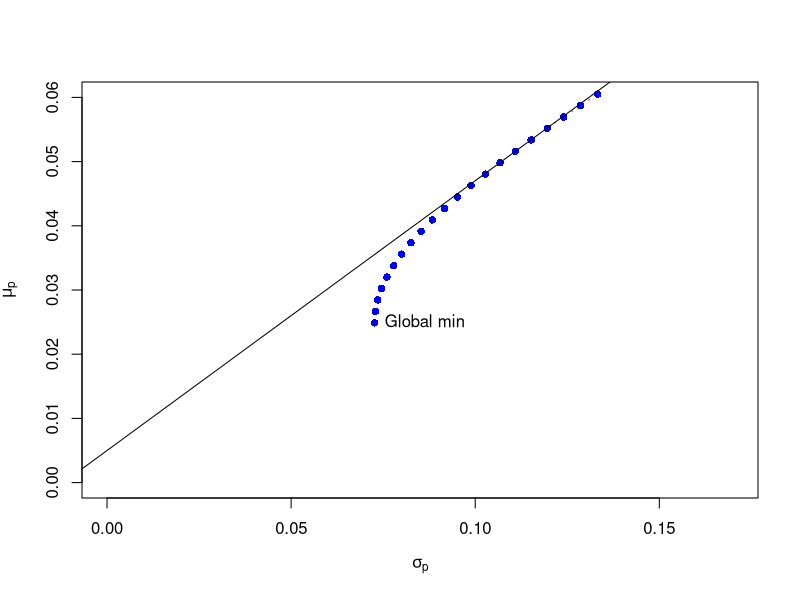

The R script that drew this image:
###we are going to find means, variances and covariances
###for the continuously compounded returns on Microsoft, Nordstrom and Starbucks
###(assets A, B and C) based on sample statistics computed over the
### five-year period January, 1995 through January, 2001




asset.names <- c("MSFT", "NORD", "SBUX")
mu.vec = c(0.0427, 0.0015, 0.0285)
names(mu.vec) = asset.names
sigma.mat = matrix(c(0.0100, 0.0018, 0.0011,0.0018, 0.0109, 0.0026,0.0011, 0.0026, 0.0199),nrow=3, ncol=3)
dimnames(sigma.mat) = list(asset.names, asset.names)

################################################################

x.vec = rep(1,3)/3
names(x.vec) = asset.names
mu.p.x = crossprod(x.vec,mu.vec)
sig2.p.x = t(x.vec)%*%sigma.mat%*%x.vec
sig.p.x = sqrt(sig2.p.x)

#######################################################

y.vec = c(0.8, 0.4, -0.2)
names(x.vec) = asset.names
sig.xy = t(x.vec)%*%sigma.mat%*%y.vec


#################
# now going to fing optimal weight matrix #################### denoted by "m"
########################################## (solve = inverse )

top.mat = cbind(2*sigma.mat, rep(1, 3))
bot.vec = c(rep(1, 3), 0)
Am.mat = rbind(top.mat, bot.vec)
b.vec = c(rep(0, 3), 1)
z.m.mat = solve(Am.mat)%*%b.vec
m.vec = z.m.mat[1:3,1]

###################################################
#####    The expected return on this portfolio,  "mu.gmin" ####
 

mu.gmin = as.numeric(crossprod(m.vec, mu.vec))

######################################
####  The portfolio variance and standard deviation, are sig.gmin and sig2.gmin
 

sig2.gmin = as.numeric(t(m.vec)%*%sigma.mat%*%m.vec)
sig.gmin = sqrt(sig2.gmin)

###############################################################
###############################################################
#####
##### Efficient portfolio with the same expected return and variance as Microsoft  with weight "x"

top.mat = cbind(2*sigma.mat, mu.vec, rep(1, 3))
mid.vec = c(mu.vec, 0, 0)
bot.vec = c(rep(1, 3), 0, 0)
A.mat = rbind(top.mat, mid.vec, bot.vec)
bmsft.vec = c(rep(0, 3), mu.vec["MSFT"], 1)
z.mat = solve(A.mat)%*%bmsft.vec
x.vec = z.mat[1:3,]

#### expected return 
mu.px = as.numeric(crossprod(x.vec, mu.vec))

##### variance  

sig2.px = as.numeric(t(x.vec)%*%sigma.mat%*%x.vec)
sig.px = sqrt(sig2.px)

###############################################################
###############################################################
#####
##### Efficient portfolio with the same expected return and variance as Microsoft  with weight "y"

bsbux.vec = c(rep(0, 3), mu.vec["SBUX"], 1)
z.mat = solve(A.mat)%*%bsbux.vec
y.vec = z.mat[1:3,]

##### Expected return

mu.py = as.numeric(crossprod(y.vec, mu.vec))

##### varinace

sig2.py = as.numeric(t(y.vec)%*%sigma.mat%*%y.vec)
sig.py = sqrt(sig2.py)
sigma.xy = as.numeric(t(x.vec)%*%sigma.mat%*%y.vec)
rho.xy = sigma.xy/(sig.px*sig.py)


###################################################################

#####  Creating an arbitrary frontier portfolio from two efficient portfolios using above "x.vec" and "y.vec"    #####

####    the new frontier portfolio is computed using   "z.vec"

a = 0.5
z.vec = a*x.vec + (1-a)*y.vec

#############################################
#####  The expected return, variance and standard deviation of this portfolio are


mu.pz = as.numeric(crossprod(z.vec, mu.vec))
sig2.pz = as.numeric(t(z.vec)%*%sigma.mat%*%z.vec)
sig.pz = sqrt(sig2.pz)

############################################
##### NOTE ######
### if we take weigth like  "a" and "1-a"  again we get same expected return, variance and standard deviation of this portfolio

# mu.pz = a*mu.px + (1-a)*mu.py
# sig.xy = as.numeric(t(x.vec)%*%sigma.mat%*%y.vec)
# sig2.pz = a^2 * sig2.px + (1-a)^2 * sig2.py + 2*a*(1-a)*sig.xy
# sig.pz = sqrt(sig2.pz)

############################################################################


###### Because mu.pz  = 0???0356 > mu.pm = 0???02489 the frontier portfolio z is an efficient portfolio #################


### now create 



a = seq(from=1, to=-1, by=-0.1)
n.a = length(a)
z.mat = matrix(0, n.a, 3)
mu.z = rep(0, n.a)
sig2.z = rep(0, n.a)
sig.mx = t(m.vec)%*%sigma.mat%*%x.vec
for (i in 1:n.a) {
  z.mat[i, ] = a[i]*m.vec + (1-a[i])*x.vec
  mu.z[i] = a[i]*mu.gmin + (1-a[i])*mu.px
  sig2.z[i] = a[i]^2 * sig2.gmin + (1-a[i])^2 * sig2.px + 2*a[i]*(1-a[i])*sig.mx
}


plot(sqrt(sig2.z), mu.z, type="b", ylim=c(0, 0.06), xlim=c(0, 0.17), pch=16, col="blue", ylab=expression(mu[p]),xlab=expression(sigma[p]))
text(sig.gmin, mu.gmin, labels="Global min", pos=4)
#text(sd.vec, mu.vec, labels=asset.names, pos=4)

#####################################
########## tangentancy portfolio ####

rf = 0.005
sigma.inv.mat = solve(sigma.mat)
one.vec = rep(1, 3)
mu.minus.rf = mu.vec - rf*one.vec
top.mat = sigma.inv.mat%*%mu.minus.rf
bot.val = as.numeric(t(one.vec)%*%top.mat)
t.vec = top.mat[,1]/bot.val

##### mean ########
mu.t = as.numeric(crossprod(t.vec, mu.vec))

############## variance #############
sig2.t = as.numeric(t(t.vec)%*%sigma.mat%*%t.vec)
sig.t = sqrt(sig2.t)

################ sharp ratio ##################

SRt = (mu.t-rf)/sig.t

######## wieght #############
x.t.02 = 0.02/sig.t
x.t.02
1-x.t.02

x.t.02*t.vec
mu.t.02 = x.t.02*mu.t + (1-x.t.02)*rf
sig.t.02 = x.t.02*sig.t

##########################################
###The expected return and volatility values of this portfolio are ##########
################################################

x.t.07 = (0.07 - rf)/(mu.t - rf)
x.t.07*t.vec


mu.t.07 = x.t.07*mu.t + (1-x.t.07)*rf
sig.t.07 = x.t.07*sig.t

m=(mu.t.07-mu.t.02)/(sig.t.07-sig.t.02)
c=mu.t.07-m*(sig.t.07)
abline(c,m)